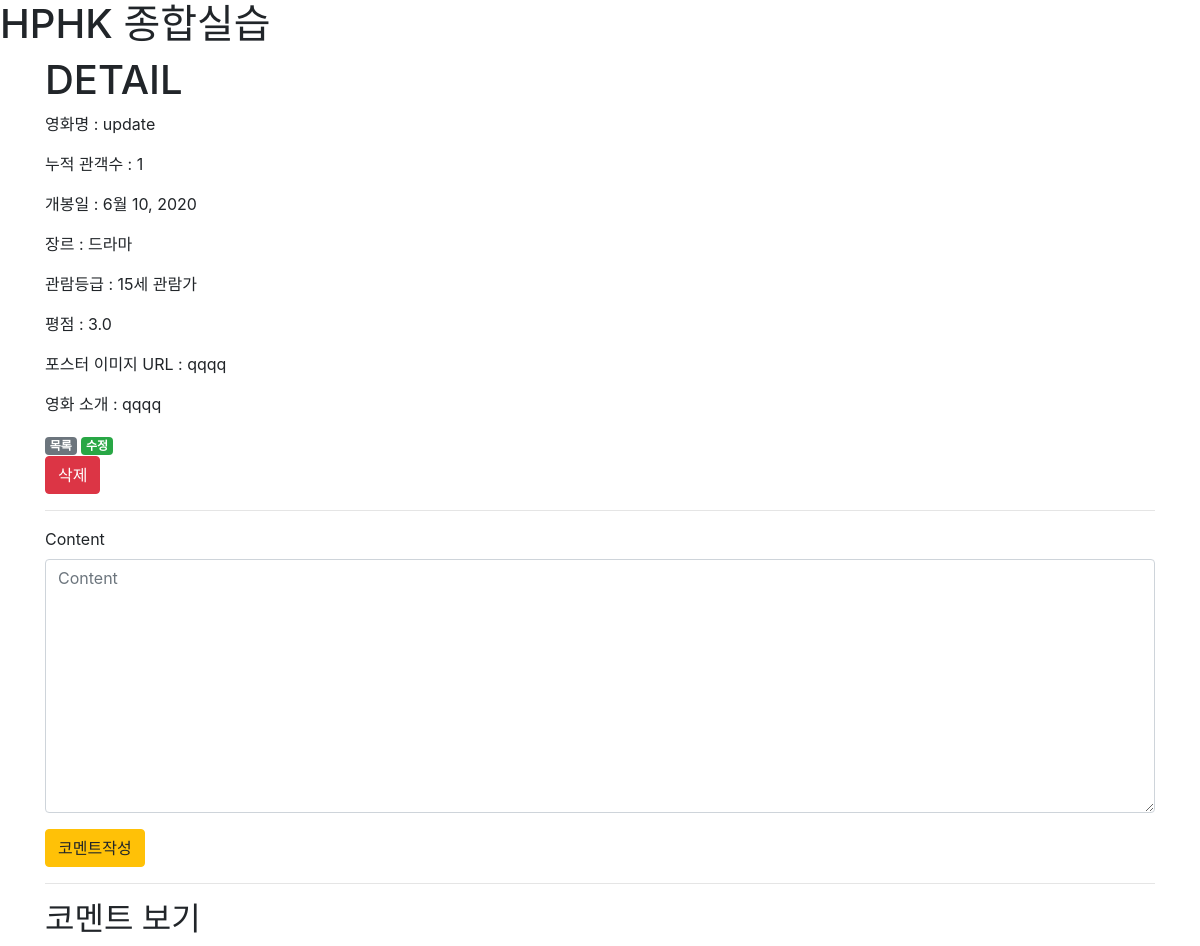
Page /movies/1/ on the earlier database version.
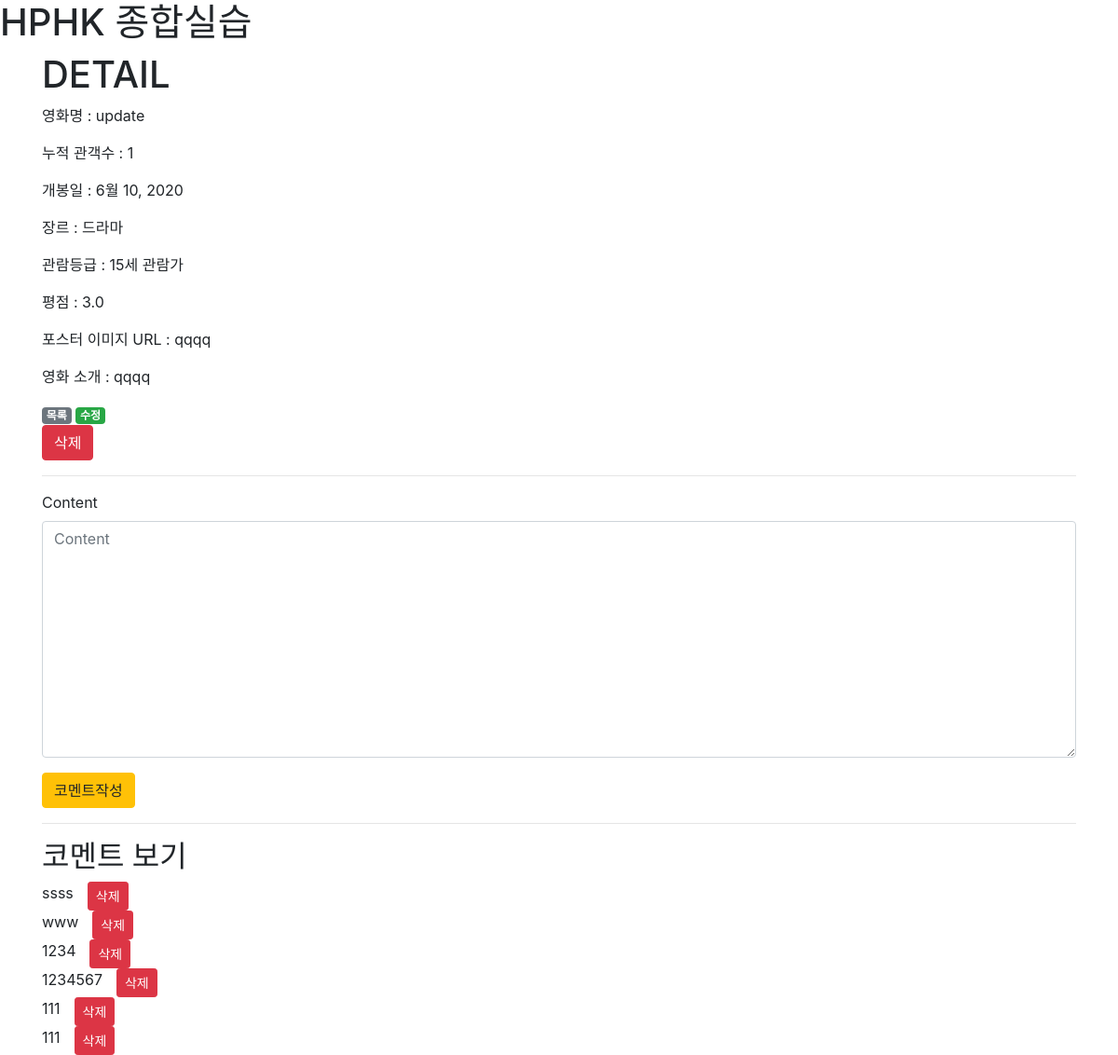
Same page on the later database version.
### movies/models.py (models this page shows)
class Movie(models.Model):
    title = models.CharField(max_length=1000)
    title_en = models.CharField(max_length=1000)
    audience = models.IntegerField()
    open_date = models.DateField()
    genre = models.CharField(max_length=100)
    watch_grade = models.CharField(max_length=100)
    score = models.FloatField()
    poster_url = models.TextField()
    description = models.TextField()

class Comment(models.Model):
    content = models.TextField()
    movie = models.ForeignKey(Movie, on_delete=models.CASCADE)

### movies/views.py (the view)
# urls.py: path('<int:pk>/', views.detail, name='detail'),
def detail(request, pk):
    movie = Movie.objects.get(pk=pk)
    comments = movie.comment_set.all()
    form = CommentForm()
    context = {
        'movie': movie,
        'comments': comments,
        'form': form,
    }
    return render(request, 'movies/detail.html', context)

### movies/forms.py
class CommentForm(forms.ModelForm):
    class Meta:
        model = Comment
        fields = ('content',)

### movies/templates/movies/detail.html (shortened to what this page needs)
{% extends 'base.html' %}
{% load bootstrap4 %}
{% block content %}
<h1>DETAIL</h1>
<p>영화명 : {{ movie.title }}</p>
<p>누적 관객수 : {{ movie.audience }}</p>
<p>개봉일 : {{ movie.open_date }}</p>
<p>장르 : {{ movie.genre }}</p>
<p>관람등급 : {{ movie.watch_grade }}</p>
<p>평점 : {{ movie.score }}</p>
<p>포스터 이미지 URL : {{ movie.poster_url }}</p>
<p>영화 소개 : {{ movie.description }}</p>
<a href="{% url 'movies:index' %}"><span class="badge badge-secondary">목록</span></a>
<a href="{% url 'movies:update' movie.pk %}"><span class="badge badge-success">수정</span></a>
<form action="{% url 'movies:delete' movie.pk %}" method="POST">
    <button class="btn btn-danger">삭제</button>
</form>
<hr>
<form action="{% url 'movies:comment_create' movie.pk %}" method="POST">
    {% bootstrap_form form %}
    <button class='btn btn-warning'>코멘트작성</button>
</form>
<hr>
<h2>코멘트 보기</h2>
{% for comment in comments %}
   <form action="{% url 'movies:comment_delete' movie.pk comment.pk %}" method="POST" class="form-inline">
        <div class="row">
             <div class="col">{{ comment.content }}</div>
            <button class="btn btn-danger btn-sm">삭제</button>
        </div>
   </form>
{% endfor %}
{% endblock  %}

### CRUD/templates/base.html (shortened to what this page needs)
<!DOCTYPE html>
<html lang="en">
<head>
    <link rel="stylesheet" href="https://stackpath.bootstrapcdn.com/bootstrap/4.5.0/css/bootstrap.min.css">
</head>
<body>
    <h1>HPHK 종합실습</h1>
    <div class="container">
    {% block content %}
    {% endblock  %}
    </div>
</body>
</html>

Differences in the rows shown:
added Comment: content "ssss"
added Comment: content "www"
added Comment: content "1234"
added Comment: content "1234567"
added Comment: content "111"
added Comment: content "111"
